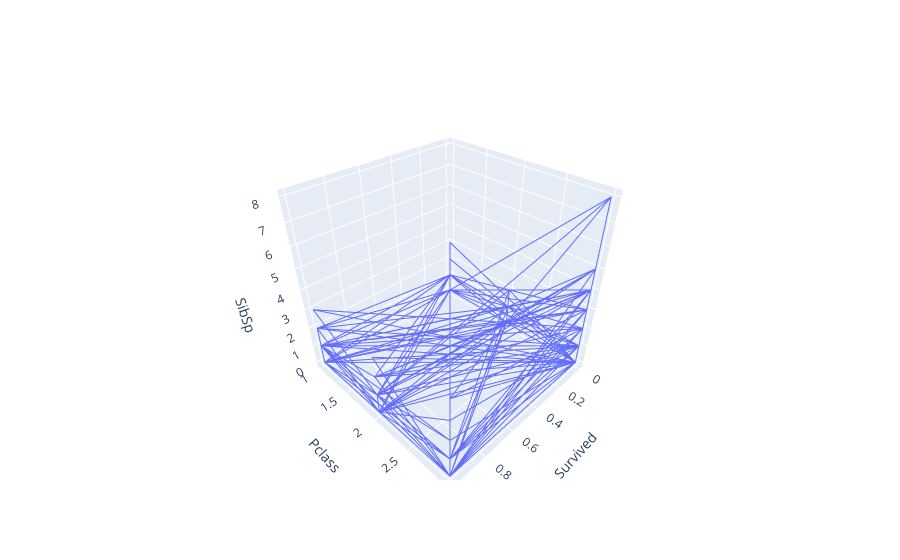

The notebook cell this image was saved under:
### Code cell
Column1 = 'Survived'
Column2 = 'Pclass'
Column3 = 'SibSp'
x = df[Column1]
y = df[Column2]
z = df[Column3]
plotly_Scatter3D(x,y,z,Column1,Column2,Column3,'lines')

### Figure 1 — Plotly figure (JSON) as saved in the notebook; plotly's stock layout.template omitted (floating-point values rounded to 4 significant figures; data arrays with more than 128 entries replaced by an {"elided": "..."} marker saying what was removed)
{"data": [{"mode": "lines", "type": "scatter3d", "x": {"elided": "891 int values"}, "y": {"elided": "891 int values"}, "z": {"elided": "891 int values"}}], "layout": {"scene": {"xaxis": {"title": {"text": "Survived"}}, "yaxis": {"title": {"text": "Pclass"}}, "zaxis": {"title": {"text": "SibSp"}}}}}
